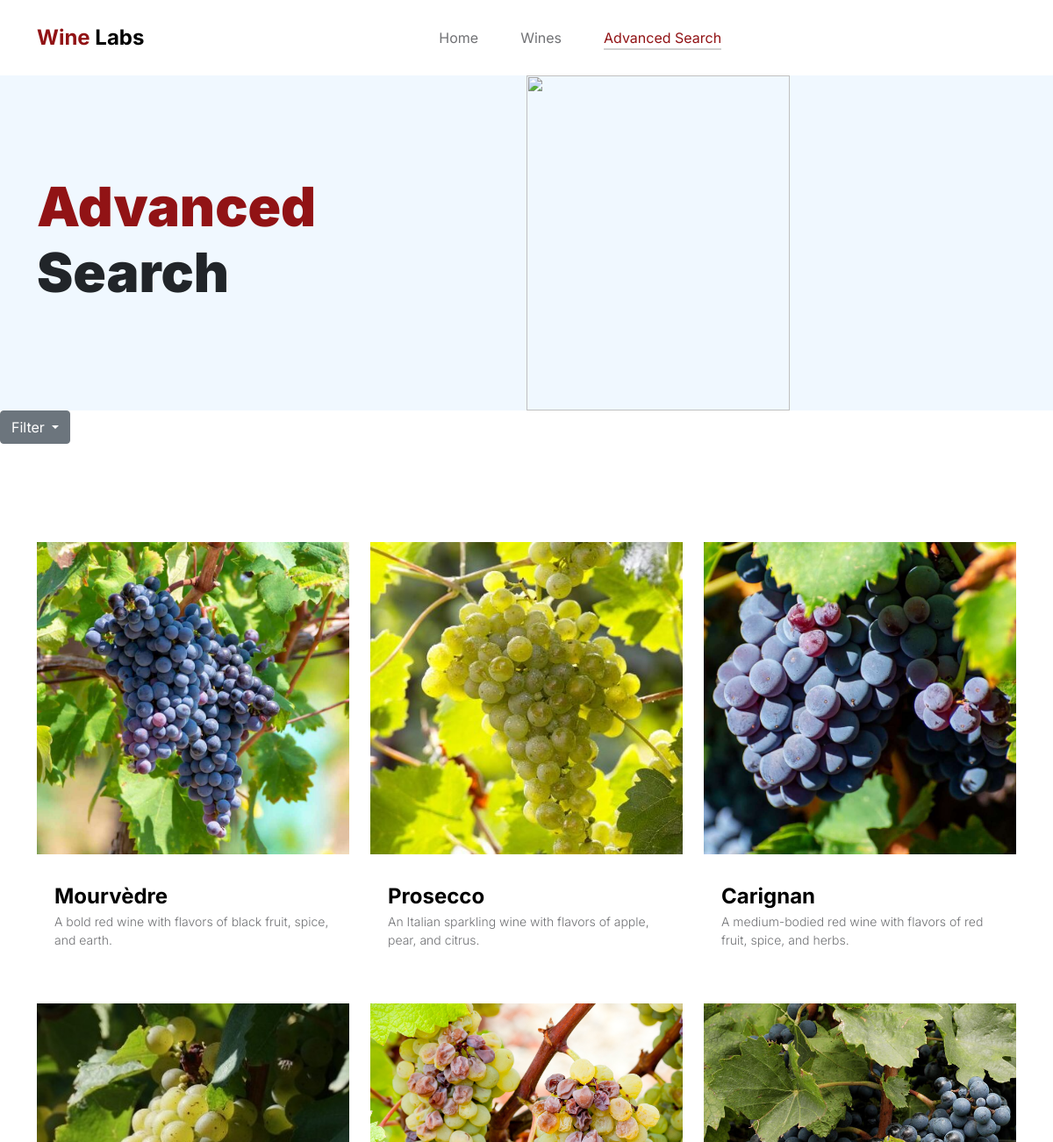
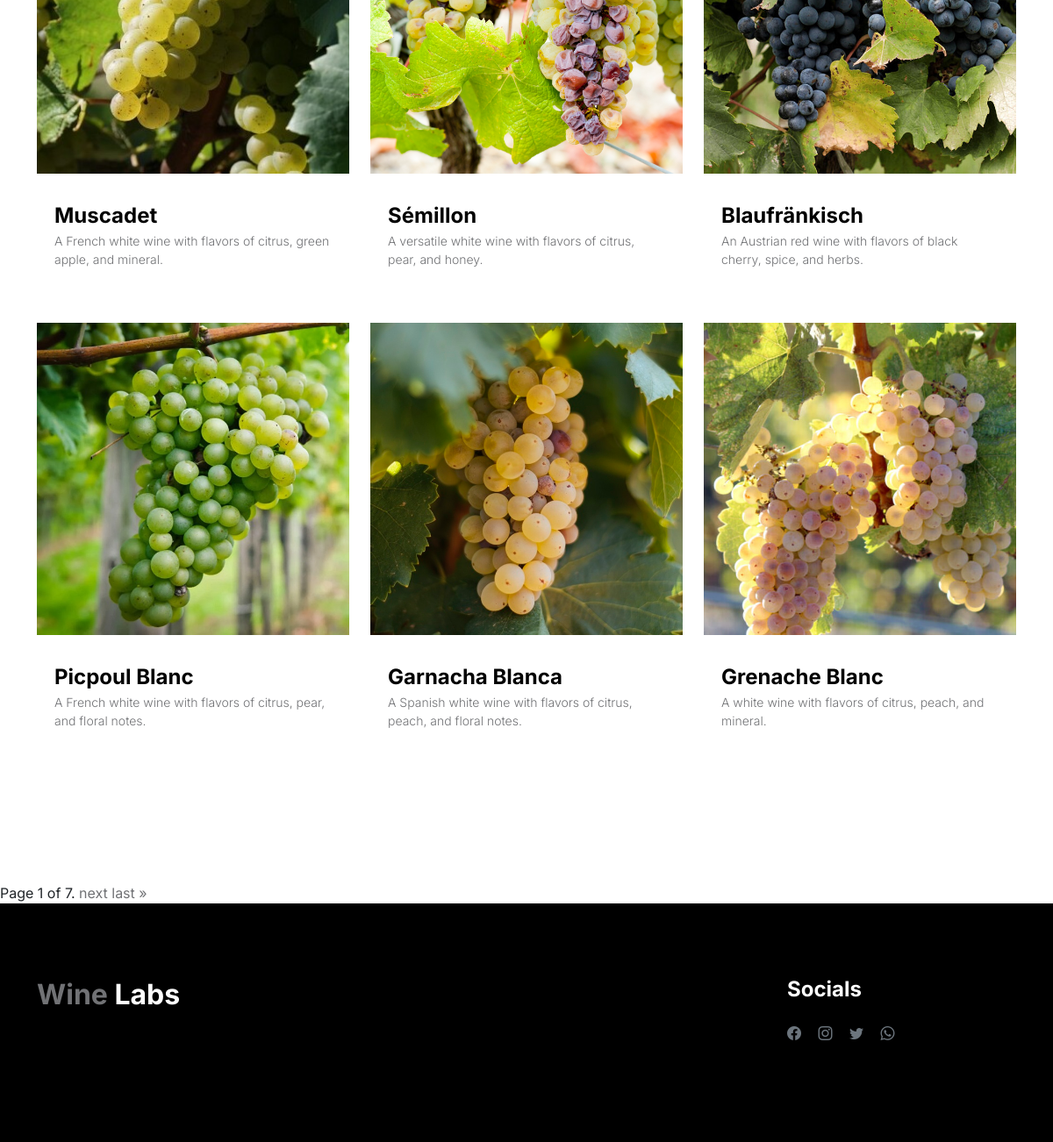
Page /test/ on the committed database (2 pictures, top to bottom).
### WineLabsApp/models.py (models this page shows, shortened)
class Wine(models.Model):
    name = models.CharField(max_length=100)
    type = models.CharField(max_length=50)
    description = models.TextField()
    image = models.ImageField(upload_to='images/wines/')
    keywords = models.CharField(max_length=255, blank=True)

### WineLabsApp/views.py (the view)
# urls.py: path('test/', views.wines_all, name='test'),
def wines_all(request):
    all_wines = Wine.objects.all()
    selected_keywords = request.GET.getlist('keywords')
    filtered_wines = all_wines
    for keyword in selected_keywords:
        filtered_wines = filtered_wines.filter(keywords__icontains=keyword)
    paginator = Paginator(filtered_wines, 9)
    page_number = request.GET.get('page')
    page_obj = paginator.get_page(page_number)
    return render(request, 'test.html', {'page_obj': page_obj, 'selected_keywords': selected_keywords})

### WineLabsApp/templates/test.html (shortened to what this page needs)
{% load static %}
<!doctype html>
<html lang="en">
    <head>
        <link href="{% static 'css/bootstrap.min.css' %}" rel="stylesheet">
        <link href="{% static 'css/bootstrap-icons.css' %}" rel="stylesheet">
        <link rel="stylesheet" href="{% static 'css/slick.css' %}"/>
        <link href="{% static 'css/general.css' %}" rel="stylesheet">
    </head>
    <body>
        <main>
            <nav class="navbar navbar-expand-lg">
                <div class="container">
                    <a class="navbar-brand" href="{% url 'index' %}">
                        <strong><span>Wine</span> Labs</strong>
                    </a>
                    <div class="collapse navbar-collapse" id="navbarNav">
                        <ul class="navbar-nav mx-auto">
                            <li class="nav-item">
                                <a class="nav-link {% if request.path == '/' %} active{% endif %}" href="{% url 'index' %}">Home</a>
                            </li>
                            <li class="nav-item">
                                <a class="nav-link {% if request.path == '/wines/' %}active{% endif %}" href="{% url 'wines' %}">Wines</a>
                            </li>
                            <li class="nav-item">
                                <a class="nav-link {% if request.path == '/test/' %}active{% endif %}" href="{% url 'test' %}">Advanced Search</a>
                            </li>
                        </ul>
                    </div>
                </div>
            </nav>
            <header class="site-header section-padding d-flex justify-content-center align-items-center">
                <div class="container">
                    <div class="row">
                        <div class="col-lg-10 col-12">
                            <h1>
                                <span class="d-block text-primary">Advanced</span>
                                <span class="d-block text-dark">Search</span>
                            </h1>
                        </div>
                    </div>
                </div>
                <img src="{% static 'images/header/wines.jpg' %}" class="header-image img-fluid" alt="">
            </header>
            <div class="dropdown">
                <button class="btn btn-secondary dropdown-toggle" type="button" id="dropdownMenuButton" data-bs-toggle="dropdown" aria-expanded="false">
                    Filter
                </button>
            </div>
            <section class="products section-padding">
                <div class="container">
                    <div class="row">
                        {% for wine in page_obj %}
                        <div class="col-lg-4 col-12 mb-3">
                            <div class="product-thumb">
                                <a href="product-detail.html">
                                    <img src="{{ MEDIA_URL }}{{ wine.image.url }}" class="img-fluid product-image" alt="">
                                </a>
                                <div class="product-info d-flex">
                                    <div>
                                        <h5 class="product-title mb-0">
                                            <a href="product-detail.html" class="product-title-link">{{ wine.name }}</a>
                                        </h5>
                                    <p class="product-p">{{ wine.description }}</p>
                                </div>
                            </div>
                        </div>
                    </div>
                    {% endfor %}
                </div>
            </div>
        </section>
        <div class="pagination">
            <span class="step-links">
                <span class="current">
                    Page {{ page_obj.number }} of {{ page_obj.paginator.num_pages }}.
                </span>
                {% if page_obj.has_next %}
                    <a href="?page={{ page_obj.next_page_number }}">next</a>
                    <a href="?page={{ page_obj.paginator.num_pages }}">last &raquo;</a>
                {% endif %}
            </span>
        </div>
        </main>
        <footer class="site-footer">
            <div class="container">
                <div class="row">
                    <div class="col-lg-3 col-10 me-auto mb-4">
                        <h4 class="text-white mb-3"><a href="index.html">Wine</a> Labs</h4>
                        <br>
                    </div>
                    <div class="col-lg-3 col-4">
                        <h5 class="text-white mb-3">Socials</h5>
                        <ul class="social-icon">
                            <li><a href="#" class="social-icon-link bi-facebook"></a></li>
                            <li><a href="#" class="social-icon-link bi-instagram"></a></li>
                            <li><a href="#" class="social-icon-link bi-twitter"></a></li>
                            <li><a href="#" class="social-icon-link bi-whatsapp"></a></li>
                        </ul>
                    </div>
                </div>
            </div>
        </footer>
    </body>
</html>

### WineLabsApp/static/css/general.css (style rules this page uses)
:root { --white-color: #FFFFFF; --primary-color: #911315; --section-bg-color: #f0f8ff; --dark-color: #000000; --grey-color: #d0d1d1; --p-color: #717275; --body-font-family: 'Inter', sans-serif; --h5-font-size: 24px; --p-font-size: 20px; --copyright-text-font-size: 16px; --product-link-font-size: 14px; --custom-link-font-size: 12px; --font-weight-thin: 100; --font-weight-light: 300; --font-weight-normal: 400; --font-weight-bold: 700; --font-weight-black: 900; }
body, html { height: 100%; }
html { scroll-behavior: smooth }
body { background: var(--white-color); font-family: var(--body-font-family); position: relative; }
h2, h3, h4, h5, h6 { color: var(--dark-color); line-height: inherit; }
h1, h2, h3, h4, h5, h6 { font-weight: var(--font-weight-bold); }
h1, h2 { font-weight: var(--font-weight-black); }
h1 { font-size: 64px; line-height: normal; }
h4 { font-size: 32px; }
h5 { font-size: 24px; }
p { color: var(--p-color); font-size: var(--p-font-size); font-weight: var(--font-weight-light); }
a, button { touch-action: manipulation; transition: all 0.3s; }
a { color: var(--p-color); text-decoration: none; }
.text-primary { color: var(--primary-color) !important; }
b, strong { font-weight: var(--font-weight-bold); }
.navbar { background: var(--white-color); position: fixed; top: 0; right: 0; left: 0; padding: 25px 0; z-index: 2; will-change: transform; transition: transform 300ms linear; }
.navbar span, h2 span, h4 span { color: var(--primary-color); }
.navbar-brand { color: var(--dark-color); font-size: 24px; font-weight: var(--font-weight-light); margin: 0; padding: 0; }
.navbar-expand-lg .navbar-nav .nav-link { display: inline-block; padding: 0; margin-right: 1.5rem; margin-left: 1.5rem; }
.nav-link { color: var(--p-color); font-size: 16px; position: relative; }
.navbar .nav-link::after { position: absolute; top: 100%; left: 0; width: 100%; height: 2px; background: var(--grey-color); content: ''; opacity: 0; -webkit-transition: opacity 0.3s, -webkit-transform 0.3s; -moz-transition: opacity 0.3s, -moz-transform 0.3s; transition: opacity 0.3s, transform 0.3s; -webkit-transform: translateY(10px); -moz-transform: translateY(10px); transform: translateY(10px); }
.navbar .nav-link.active::after, .navbar .nav-link:hover::after { opacity: 1; -webkit-transform: translateY(0px); -moz-transform: translateY(0px); transform: translateY(0px); }
.navbar .nav-link.active, .navbar .nav-link:hover { color: var(--primary-color); }
.site-header { background-color: var(--section-bg-color); position: relative; overflow: hidden; margin-top: 86px; }
.site-header.section-padding { padding-top: 7rem; padding-bottom: 7rem; }
.header-image { position: absolute; top: 0; right: 0; width: 50%; height: 100%; object-fit: cover; }
section { content-visibility: auto; contain-intrinsic-size: 700px; }
.section-padding { padding-top: 7rem; padding-bottom: 7rem; }
.product-thumb { background: var(--white-color); position: relative; transition: all 0.5s ease-out; }
.product-image { transition: all 0.5s ease-out; }
.product-info { padding: 30px 20px; }
.product-title-link { color: var(--dark-color); }
.product-p { font-size: var(--product-link-font-size); }
.site-footer { background: var(--dark-color); padding-top: 5rem; padding-bottom: 5rem; }
.site-footer .social-icon-link { margin-top: 4px; }
.social-icon { margin: 0; padding: 0; }
.social-icon li { list-style: none; display: inline-block; vertical-align: top; }
.social-icon-link { color: #6c757d; font-size: 1rem; display: inline-block; vertical-align: top; margin-bottom: 4px; margin-right: 15px; }
@media screen and (max-width: 1200px) { h1 { font-size: 62px; } }

### rows in the picture
Wine: image (picture), name "Mourvèdre", description "A bold red wine with flavors of black fruit, spice, and earth."
Wine: image (picture), name "Prosecco", description "An Italian sparkling wine with flavors of apple, pear, and citrus."
Wine: image (picture), name "Carignan", description "A medium-bodied red wine with flavors of red fruit, spice, and herbs."
Wine: image (picture), name "Muscadet", description "A French white wine with flavors of citrus, green apple, and mineral."
Wine: image (picture), name "Sémillon", description "A versatile white wine with flavors of citrus, pear, and honey."
Wine: image (picture), name "Blaufränkisch", description "An Austrian red wine with flavors of black cherry, spice, and herbs."
Wine: image (picture), name "Picpoul Blanc", description "A French white wine with flavors of citrus, pear, and floral notes."
Wine: image (picture), name "Garnacha Blanca", description "A Spanish white wine with flavors of citrus, peach, and floral notes."
Wine: image (picture), name "Grenache Blanc", description "A white wine with flavors of citrus, peach, and mineral."

### other values in the picture
{{ page_obj.number }} "1"
{{ page_obj.paginator.num_pages }} "7"
